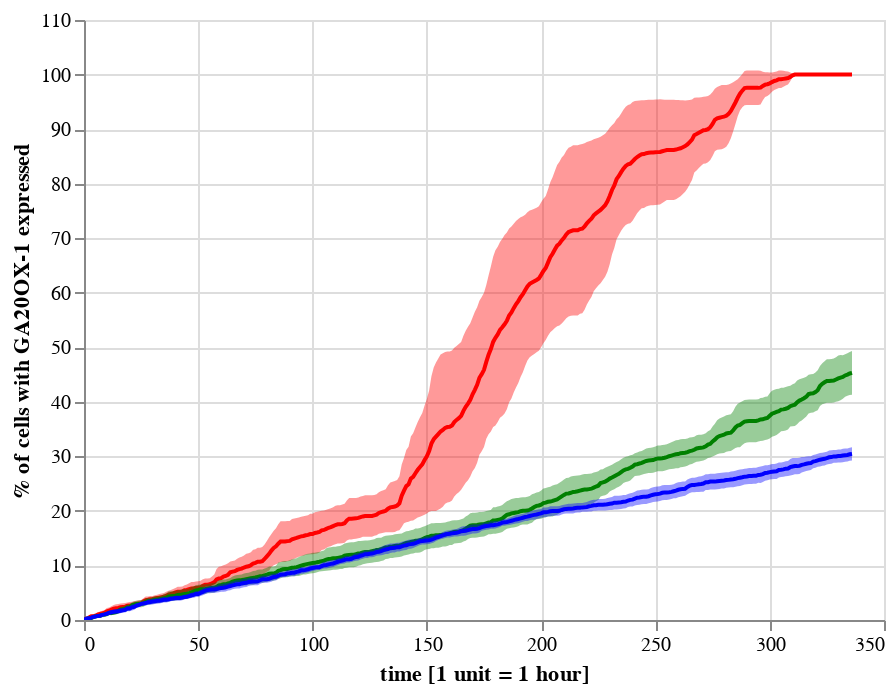

The code cell stored with this chart in its notebook:
### Code cell
hfsp.percentGA_plt(ensemble_data_40, 'red') +hfsp.percentGA_plt(ensemble_data_60, 'green')+hfsp.percentGA_plt(ensemble_data_80, 'blue')

### Figure 1 — Vega-Lite specification as saved in the notebook (floating-point values rounded to 4 significant figures; data arrays with more than 128 entries replaced by an {"elided": "..."} marker saying what was removed)
{"config": {"view": {"continuousWidth": 400, "continuousHeight": 300}}, "layer": [{"mark": {"type": "line", "color": "red"}, "encoding": {"x": {"type": "quantitative", "field": "time", "title": "time [1 unit = 1 hour]"}, "y": {"type": "quantitative", "field": "mean", "title": "% of cells with GA20OX-1 expressed"}}, "selection": {"selector009": {"type": "interval", "bind": "scales", "encodings": ["x", "y"]}}}, {"mark": {"type": "area", "color": "red", "opacity": 0.4}, "encoding": {"x": {"type": "quantitative", "field": "time", "title": "time [1 unit = 1 hour]"}, "y": {"type": "quantitative", "field": "lower"}, "y2": {"field": "upper"}}}, {"layer": [{"mark": {"type": "line", "color": "green"}, "encoding": {"x": {"type": "quantitative", "field": "time", "title": "time [1 unit = 1 hour]"}, "y": {"type": "quantitative", "field": "mean", "title": "% of cells with GA20OX-1 expressed"}}, "selection": {"selector010": {"type": "interval", "bind": "scales", "encodings": ["x", "y"]}}}, {"mark": {"type": "area", "color": "green", "opacity": 0.4}, "encoding": {"x": {"type": "quantitative", "field": "time", "title": "time [1 unit = 1 hour]"}, "y": {"type": "quantitative", "field": "lower"}, "y2": {"field": "upper"}}}], "data": {"name": "data-29a051f63083eb8d3d6bac12e42cc90b"}}, {"layer": [{"mark": {"type": "line", "color": "blue"}, "encoding": {"x": {"type": "quantitative", "field": "time", "title": "time [1 unit = 1 hour]"}, "y": {"type": "quantitative", "field": "mean", "title": "% of cells with GA20OX-1 expressed"}}, "selection": {"selector011": {"type": "interval", "bind": "scales", "encodings": ["x", "y"]}}}, {"mark": {"type": "area", "color": "blue", "opacity": 0.4}, "encoding": {"x": {"type": "quantitative", "field": "time", "title": "time [1 unit = 1 hour]"}, "y": {"type": "quantitative", "field": "lower"}, "y2": {"field": "upper"}}}], "data": {"name": "data-cb3e6cd9b61a63ade2a155478c1e6ed8"}}], "data": {"name": "data-68a0049230dd12419a7e8d837338dff2"}, "$schema": "https://vega.github.io/schema/vega-lite/v4.8.1.json", "datasets": {"data-68a0049230dd12419a7e8d837338dff2": {"elided": "337 records"}, "data-29a051f63083eb8d3d6bac12e42cc90b": {"elided": "337 records"}, "data-cb3e6cd9b61a63ade2a155478c1e6ed8": {"elided": "337 records"}}}
